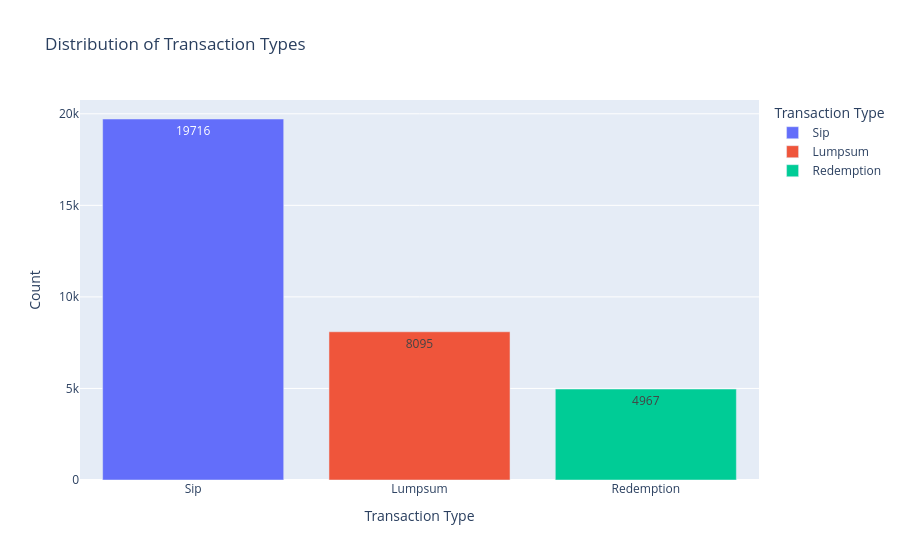

The notebook cell saved with this chart:
### Markdown cell above
## Insight

- The chart shows the gender-wise distribution of mutual fund investors.
- It highlights the participation of male and female investors.
- The data reflects the overall demographic composition of investors.
- Increasing participation from all genders indicates broader financial inclusion.

### Code cell
import plotly.express as px

transaction_count = investor["transaction_type"].value_counts().reset_index()
transaction_count.columns = ["Transaction Type", "Count"]

fig = px.bar(
    transaction_count,
    x="Transaction Type",
    y="Count",
    color="Transaction Type",
    text="Count",
    title="Distribution of Transaction Types"
)

fig.show()

### Figure 1 — Plotly figure (JSON) as saved in the notebook; plotly's stock layout.template omitted (floating-point values rounded to 4 significant figures)
{"data": [{"hovertemplate": "Transaction Type=%{x}<br>Count=%{text}<extra></extra>", "legendgroup": "Sip", "marker": {"color": "#636efa", "pattern": {"shape": ""}}, "name": "Sip", "orientation": "v", "showlegend": true, "text": [19720.0], "textposition": "auto", "type": "bar", "x": ["Sip"], "xaxis": "x", "y": [19716], "yaxis": "y"}, {"hovertemplate": "Transaction Type=%{x}<br>Count=%{text}<extra></extra>", "legendgroup": "Lumpsum", "marker": {"color": "#EF553B", "pattern": {"shape": ""}}, "name": "Lumpsum", "orientation": "v", "showlegend": true, "text": [8095.0], "textposition": "auto", "type": "bar", "x": ["Lumpsum"], "xaxis": "x", "y": [8095], "yaxis": "y"}, {"hovertemplate": "Transaction Type=%{x}<br>Count=%{text}<extra></extra>", "legendgroup": "Redemption", "marker": {"color": "#00cc96", "pattern": {"shape": ""}}, "name": "Redemption", "orientation": "v", "showlegend": true, "text": [4967.0], "textposition": "auto", "type": "bar", "x": ["Redemption"], "xaxis": "x", "y": [4967], "yaxis": "y"}], "layout": {"barmode": "relative", "legend": {"title": {"text": "Transaction Type"}, "tracegroupgap": 0}, "title": {"text": "Distribution of Transaction Types"}, "xaxis": {"anchor": "y", "categoryarray": ["Sip", "Lumpsum", "Redemption"], "categoryorder": "array", "domain": [0, 1], "title": {"text": "Transaction Type"}}, "yaxis": {"anchor": "x", "domain": [0, 1], "title": {"text": "Count"}}}}
